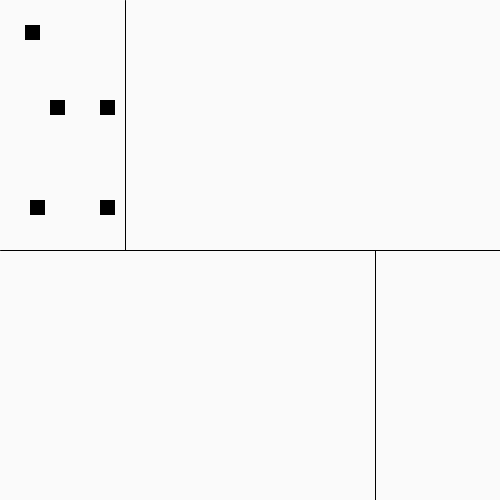
Frame 1 (no input)
Frame 60 (the mouse pressed at the canvas centre just before this capture): identical to frame 1, image omitted
Frame 120 (the mouse held since frame 60 and released just before this capture): identical to frame 1, image omitted

The Processing sketch that drew this single still picture (run headless with seeded random() and noise(); from frame 60 on, the mouse is pressed at the canvas centre):

// Processing sketch: processing_112093
// ── processing_112093.pde

void setup() {
  size(500, 500);
  background(250, 250, 250);
};

void draw() {

  //horizontal
  line(0, height*.5, width, height*.5);
  //top left vertical
  line(width*.25, 0, width*.25, height*.5);
  //bottom right vertical
  line(width*.75, height*.5, width*.75, height);
  
if ((mouseX > width*.25) && (mouseY < height*.5)) {
  
  noStroke();
  fill(255, 186, 0);
    ellipse(300, 40, 15, 15);
    fill(0 , 192, 255);
    ellipse(220, 100, 30, 30);
    fill(240, 255, 0);
    ellipse(300, 120, 50, 50);
    fill(190, 138, 255);
    ellipse(400, 47, 60, 60);
    fill(152, 238, 60);
    ellipse(190, 190, 67, 67);
    fill(0, 16, 110);
    ellipse(160, 30, 20, 20);
    fill(251, 18, 0);
    ellipse(450, 220, 40, 40);
    fill(83, 249, 200);
    ellipse(350, 200, 30, 30);
  }

if ((mouseX > width*.75) && (mouseY > height*.5)) {
  noStroke();
  fill(0, 0, 0);
  rect(390, 300, 15, 15);
  fill(0, 0, 0);
  rect(450, 400, 15, 15);
  fill(0, 0, 0);
  rect(450, 475, 15, 15);
  fill(0, 0, 0);
  rect(450, 300, 15, 15);
  fill(0, 0, 0);
  rect(450, 450, 15, 15);
  fill(0, 0, 0);
  rect(410, 410, 15, 15);
  fill(0, 0, 0);
  rect(410, 470, 15, 15);
  fill(0, 0, 0);
  rect(380, 350, 15, 15);
  fill(0, 0, 0);
  rect(400, 375, 15, 15);
  fill(0, 0, 0);
  rect(410, 270, 15, 15);
  fill(0, 0, 0);
  rect(480, 280, 15, 15);
  fill(0, 0, 0);
  rect(450, 450, 15, 15);
}

if ((mouseX < width*.25) && (mouseY < height*.5)) {
  noStroke();
  fill(0, 0, 0);
  rect(100, 100, 15, 15);
  fill(0, 0, 0);
  rect(100, 200, 15, 15);
  fill(0, 0, 0);
  rect(50, 100, 15, 15);
  fill(0, 0, 0);
  rect(25, 25, 15, 15);
  fill(0, 0, 0);
  rect(30, 200, 15, 15);
}

if ((mouseX < width*.75) && (mouseY > height*.5)) {
  noStroke();
  fill(255, 186, 0); //orange
    ellipse(100, 300, 15, 15);
    fill(0 , 192, 200); //blue
    ellipse(200, 400, 30, 30);
    fill(450, 255, 0); //yellow
    ellipse(50, 340, 50, 50);
    fill(190, 138, 255); //purple
    ellipse(300, 500, 100, 100);
    fill(152, 238, 60); //green
    ellipse(70, 450, 67, 67);
    fill(0, 16, 110); //navy
    ellipse(160, 300, 20, 20);
    fill(251, 18, 0); //red
    ellipse(350, 275, 40, 40);
    fill(83, 249, 200); //aqua
    ellipse(310, 375, 30, 30);
}

}
